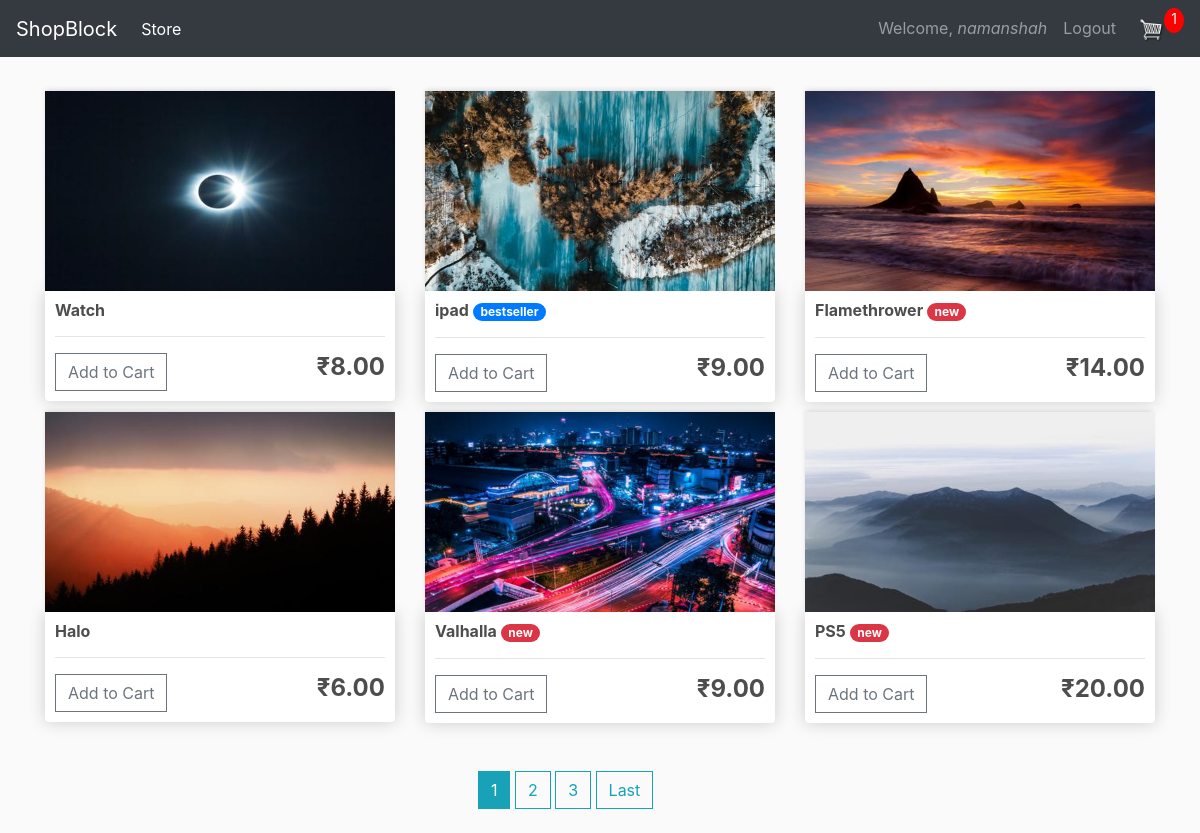
The page / (signed in) on the database its author committed.
### users/models.py (models this page shows, shortened)
class Account(AbstractBaseUser):
	email 					= models.EmailField(verbose_name="email", max_length=60, unique=True)
	username 				= models.CharField(max_length=30, unique=True)
	date_joined				= models.DateTimeField(verbose_name='date joined', auto_now_add=True)
	last_login				= models.DateTimeField(verbose_name='last login', auto_now=True)
	is_admin				= models.BooleanField(default=False)
	is_active				= models.BooleanField(default=True)
	is_staff				= models.BooleanField(default=False)
	is_superuser			= models.BooleanField(default=False)
	USERNAME_FIELD = 'email'
	REQUIRED_FIELDS = ['username']
	objects = MyAccountManager()
	def __str__(self):
		return self.email

### store/models.py (models this page shows, shortened)
class Order(models.Model):
	account			= models.ForeignKey(AUTH_USER_MODEL, on_delete=models.SET_NULL, null=True)
	date_ordered	= models.DateTimeField(auto_now_add=True)
	complete		= models.BooleanField(default=False)
	transaction_id	= models.CharField(max_length=100)
	@property
	def get_cart_quantity(self):
		orderitems	= self.orderitem_set.all()
		total		= sum([orderitem.quantity for orderitem in orderitems])
		return total

class OrderItem(models.Model):
	product			= models.ForeignKey(Product, on_delete=models.SET_NULL, null=True)
	order			= models.ForeignKey(Order, on_delete=models.SET_NULL, null=True)
	quantity		= models.IntegerField(default=0)
	date_added		= models.DateTimeField(auto_now_add=True)

class Product(models.Model):
	name			= models.CharField(max_length=50, null=False, blank=False, unique=True)
	price			= models.FloatField()
	label			= models.CharField(choices=LABEL_CHOICES, max_length=7, default=None)
	image			= models.ImageField(upload_to=upload_location, null=True)
	def get_status(self):
		if self.label == 'primary':
			return 'bestseller'
		else:
			return 'new'

### store/views.py (the view)
# urls.py: 2. Add a URL to urlpatterns:  path('', views.home, name='home')
@login_required(login_url='/login/')
def home(request):
	account			= request.user
	order, created	= Order.objects.get_or_create(account=account, complete=False)
	query = ''
	products	= Product.objects.all().order_by('id')
	object_list = products
	paginator = Paginator(object_list, 6)
	page = request.GET.get('page')
	try:
		prod_list = paginator.page(page)
	except PageNotAnInteger:
		prod_list = paginator.page(1)
	except EmptyPage:
		prod_list = paginator.page(paginator.num_pages)
	context = {'products': products, 'order': order, 'page': page, 'prod_list': prod_list, 'page_obj': paginator, 'query': query}
	return render(request, 'store/home.html', context)

### store/templates/store/home.html (shortened to what this page needs)
{% extends 'store/main.html' %}
{% load static %}
{% block content %}
	<div class="row">
		{% for product in prod_list %}
		<div class="col-lg-4">
			<img class="thumbnail" src="{{product.image.url}}">
			<div class="box-element product">
				{% if product.label == 'n' %}
				<h6><strong>{{product.name}}</strong></h6>
				{% else %}
				<h6><strong>{{product.name}}</strong> <span class="badge badge-pill badge-{{product.label}}">{{product.get_status}}</span></h6>
				{% endif %}
				<hr>
				<button data-product="{{product.id}}" data-action="add" class="btn btn-outline-secondary add-btn update-cart">Add to Cart</button>
				<h4 style="display: inline-block; float: right"><strong>&#8377;{{product.price|floatformat:2}}</strong></h4>
			</div>
		</div>
		{% endfor %}
	</div>
		<div class="page_btn mt-5" style="margin: auto;">
			<div style="width: 22%;
			height: auto;
			margin: 0 auto;
			position: relative;">
				{% for num in prod_list.paginator.page_range %}
					{% if prod_list.number == num %}
						<a class="btn btn-info mb-4" href="?page={{ num }}">{{ num }}</a>
					{% elif num > prod_list.number|add:'-3' and num < prod_list.number|add:'3' %}
						<a class="btn btn-outline-info mb-4" href="?page={{ num }}">{{ num }}</a>
					{% endif %}
				{% endfor %}
				{% if prod_list.has_next %}
					<a class="btn btn-outline-info mb-4" href="?page={{ prod_list.paginator.num_pages }}">Last</a>
				{% endif %}
			</div>
		</div>
{% endblock content %}

### store/templates/store/main.html (shortened to what this page needs)
<!DOCTYPE html>
{% load static %}
<html>
<head>
	<link rel="stylesheet" href="https://stackpath.bootstrapcdn.com/bootstrap/4.4.1/css/bootstrap.min.css">
	<link rel="stylesheet" type="text/css" href="{% static 'css/main.css' %}">
</head>
<body>
	<nav class="navbar navbar-expand-lg navbar-dark bg-dark">
	  <a class="navbar-brand" href="{% url 'home' %}">ShopBlock</a>
	  <div class="collapse navbar-collapse" id="navbarSupportedContent">
	    <ul class="navbar-nav mr-auto">
	      <li class="nav-item active">
	        <a class="nav-link" href="{% url 'home' %}">Store <span class="sr-only">(current)</span></a>
	      </li>
	    </ul>
		<div class="navbar-nav ml-auto">
			{% if user.is_authenticated %}
				<a class="nav-item nav-link" href="{% url 'account' %}">Welcome, <i>{{ user.username }}</i></a>
				<a class="nav-item nav-link" href="{% url 'logout' %}">Logout</a>
				<div class="form-inline my-2 my-lg-0">
					<a href="{% url 'cart' %}"><img  id="cart-icon" src="{% static 'images/cart.png' %}"></a>
				   <p id="cart-total">{{order.get_cart_quantity}}</p>
			   </div>
			{% else %}
				<a class="nav-item nav-link" href="{% url 'login' %}">Login</a>
				<a class="nav-item nav-link" href="{% url 'register' %}">Register</a>
			{% endif %}
		</div>
	  </div>
	</nav>
     <div class="container">
            <br>
            {% block content %}
            {% endblock content %}
         </div>
</body>
</html>

### static/css/main.css (style rules this page uses)
body { background-color: hsl(0, 0%, 98%); }
h1,h2,h3,h4,h5,h6 { color:hsl(0, 0%, 30%); }
.box-element { box-shadow:hsl(0, 0%, 80%) 0 0 16px; background-color: #fff; border-radius: 4px; padding: 10px; }
.thumbnail { width: 100%; height: 200px; -webkit-box-shadow: -1px -3px 5px -2px rgba(214,214,214,1); -moz-box-shadow: -1px -3px 5px -2px rgba(214,214,214,1); box-shadow: -1px -3px 5px -2px rgba(214,214,214,1); }
.product { border-radius: 0 0 4px 4px; }
#cart-icon { width:25px; display: inline-block; margin-left: 15px; }
#cart-total { display: block; text-align: center; color:#fff; background-color: red; width: 20px; height: 25px; border-radius: 50%; font-size: 14px; }
.col-lg-4, .col-lg-6, .col-lg-8, .col-lg-12 { margin-top: 10px; }
.btn { border-radius: 0; }

### rows shown on the page
Account: username "namanshah"
Order: get_cart_quantity "1"
Product: image (picture), name "Watch", price "8.00"
Product: image (picture), name "ipad", get_status "bestseller", price "9.00"
Product: image (picture), name "Flamethrower", get_status "new", price "14.00"
Product: image (picture), name "Halo", price "6.00"
Product: image (picture), name "Valhalla", get_status "new", price "9.00"
Product: image (picture), name "PS5", get_status "new", price "20.00"

### other values the page prints
{{ num }} "1"
{{ num }} "2" "3"
